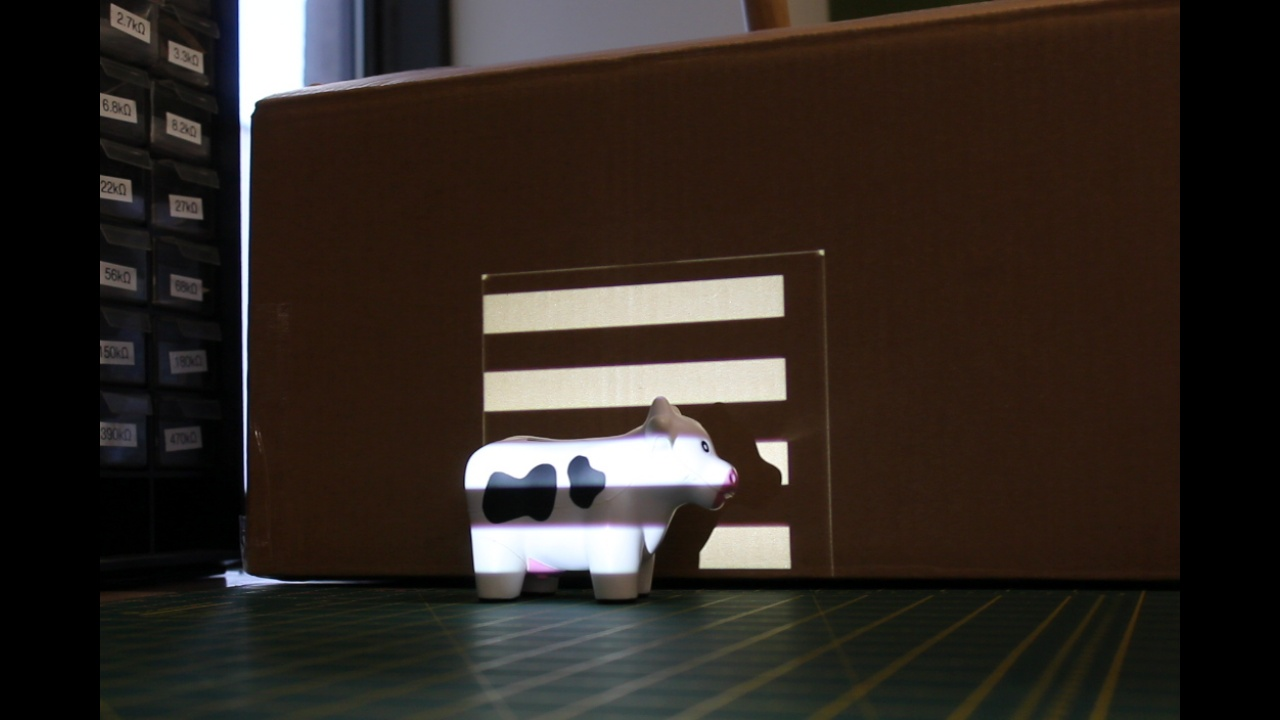
#> input picture PHOTOS/PHOTOS_b10.jpg, 1280 x 720 px, given in place of P, which was not available
$ python -i decode_gray.py   (imports and definitions only)
#> lines starting #> are read from the running program, lines starting #| are printed output that depends on the picture

#import open3d as o3d
import cv2
import numpy as np
import matplotlib.pyplot as plt
import matplotlib as mpl


M = 8
test_images = []

# [95 lines left out: functions visualize_projector_mapping, gray_to_binary, decode_gray, decode_gray_otsu, not called in this run]


def decoding_main(filename):

#> called with filename = 'PHOTOS/PHOTOS_b10.jpg'
    for x in range(M*2):
        #filename = f"old_pictures/feb_12th/IMG_{x+4711}.JPG"
        #filename = f"old_pictures/star_truck/IMG_{x+4759}.JPG"
        img = cv2.imread(filename[x])
#> img is the input picture: shape (720, 1280, 3); mean B, G, R 33.6, 39.6, 47.8
        if img is None:
            raise FileNotFoundError(f"Image not found: {filename}")
        img_grey = cv2.cvtColor(img, cv2.COLOR_BGR2GRAY)
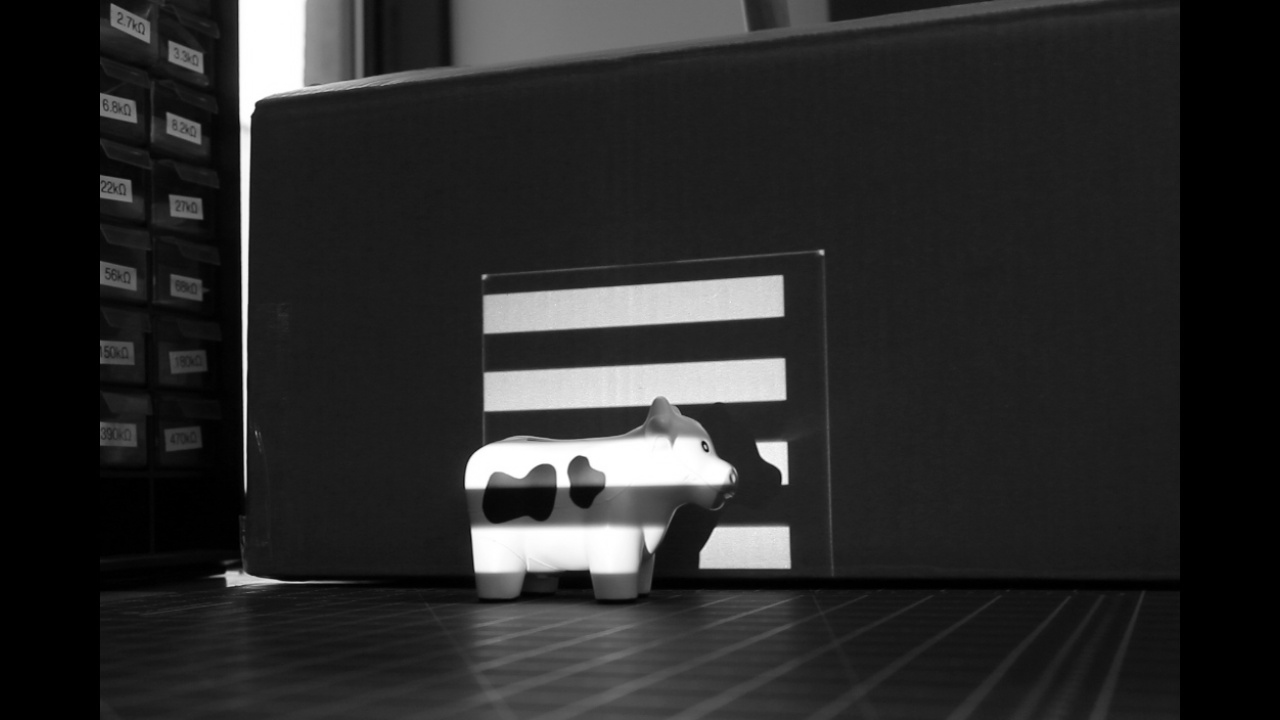
#> img_grey: shape (720, 1280); min 0, max 255, mean 41.4
        height_new, width_new, channel = img.shape
#> height_new = 720; width_new = 1280; channel = 3

        width_final = 300
        aspect_ratio = height_new/width_new
#> aspect_ratio = 0.562
        height_final = int(width_final*aspect_ratio)
#> height_final = 168


        K = cv2.resize(img_grey, (width_final, height_final))
        test_images.append(K)
#> pass 2 of the loop in decoding_main, `for x in range(M*2):`:
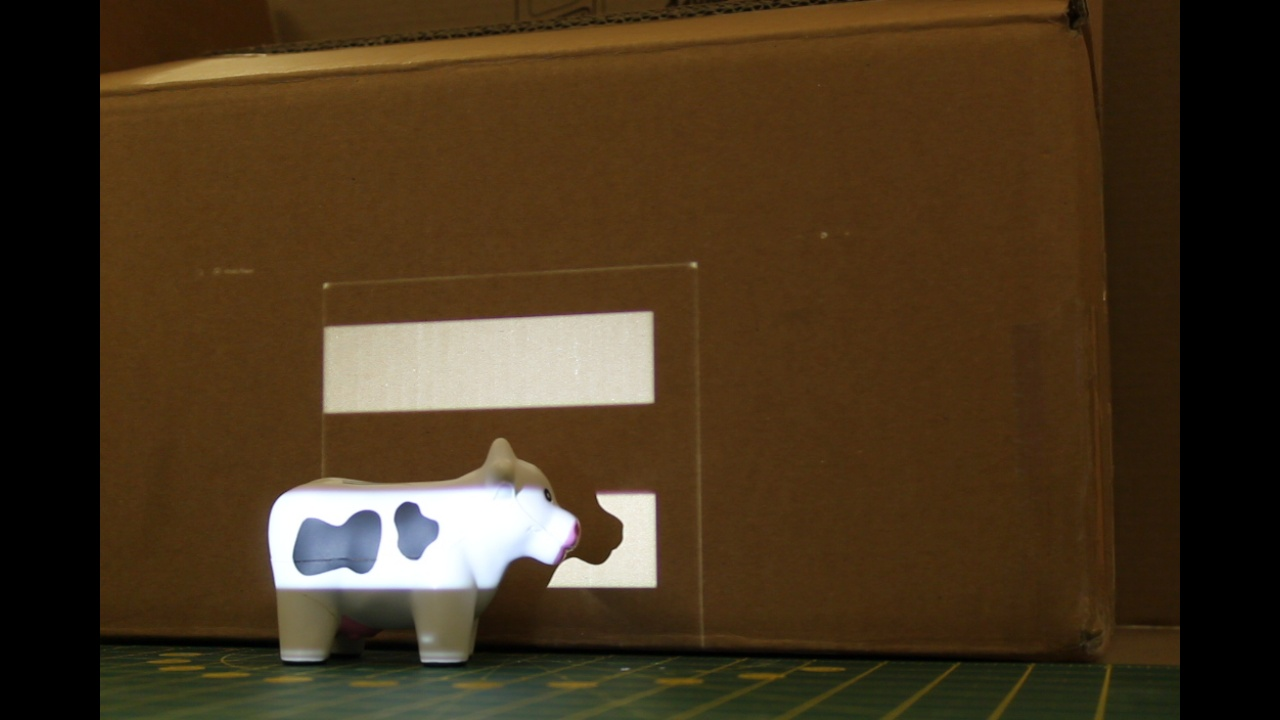
#> input picture PHOTOS/PHOTOS_b11.jpg, 1280 x 720 px, given in place of H, which was not available
#> in decoding_main, img is the input picture: shape (720, 1280, 3); mean B, G, R 31, 53.7, 72
#> in decoding_main, `img_grey = cv2.cvtColor(img, cv2.COLOR_BGR2GRAY)`:
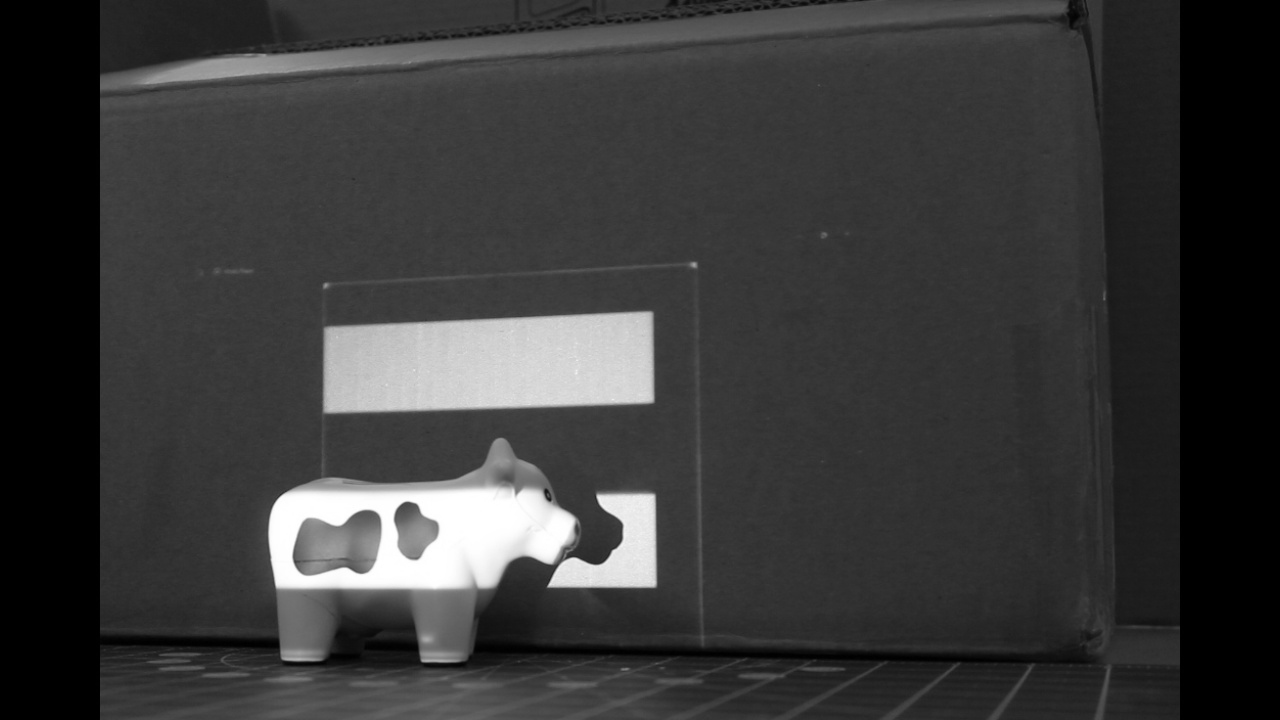
#> img_grey: shape (720, 1280); min 0, max 255, mean 56.6


    binary_code_hori = decode_gray_otsu(test_images[0:M-1], height_final, width_final)
    binary_code_veri = decode_gray_otsu(test_images[M:-1], height_final, width_final)

    del img
    del img_grey
    test_images.clear()

    # decoded_combine = np.stack((binary_code_hori, binary_code_veri), axis=-1)
    # visualize_projector_mapping(decoded_combine, axis = 'x')
    # visualize_projector_mapping(decoded_combine, axis='y')


    return binary_code_hori, binary_code_veri

#> (the run stopped early here; a loop or call above may not have finished)
